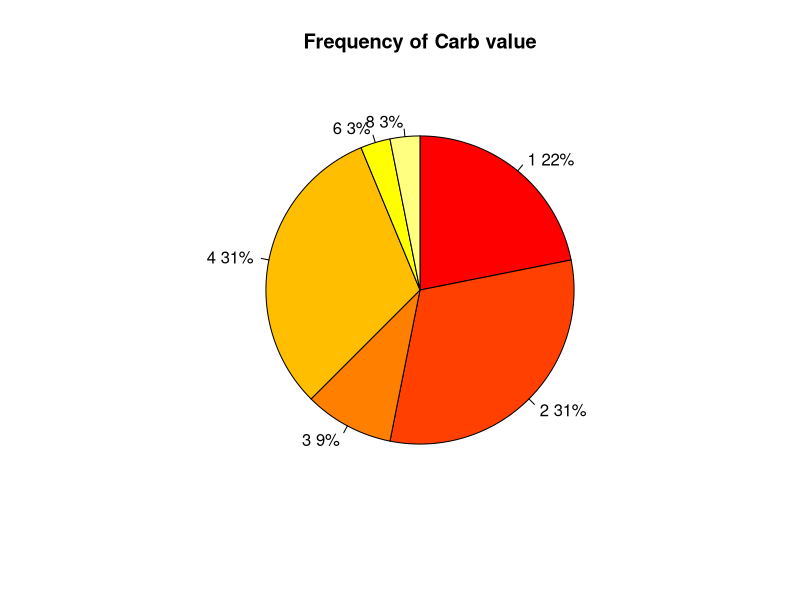

Write R code to recreate this figure.
#  Create a pie chart showing the proportion of cars from the mtcars data set that have 
#different carb values 

carb = table(mtcars$carb) 
data.labels = names(carb) 
share = round(carb/sum(carb)*100) 
data.labels = paste(data.labels, share) 
data.labels = paste(data.labels,"%",sep="")  
pie(carb,labels = data.labels,clockwise=TRUE, col=heat.colors(length(data.labels)), 
main="Frequency of Carb value") 
